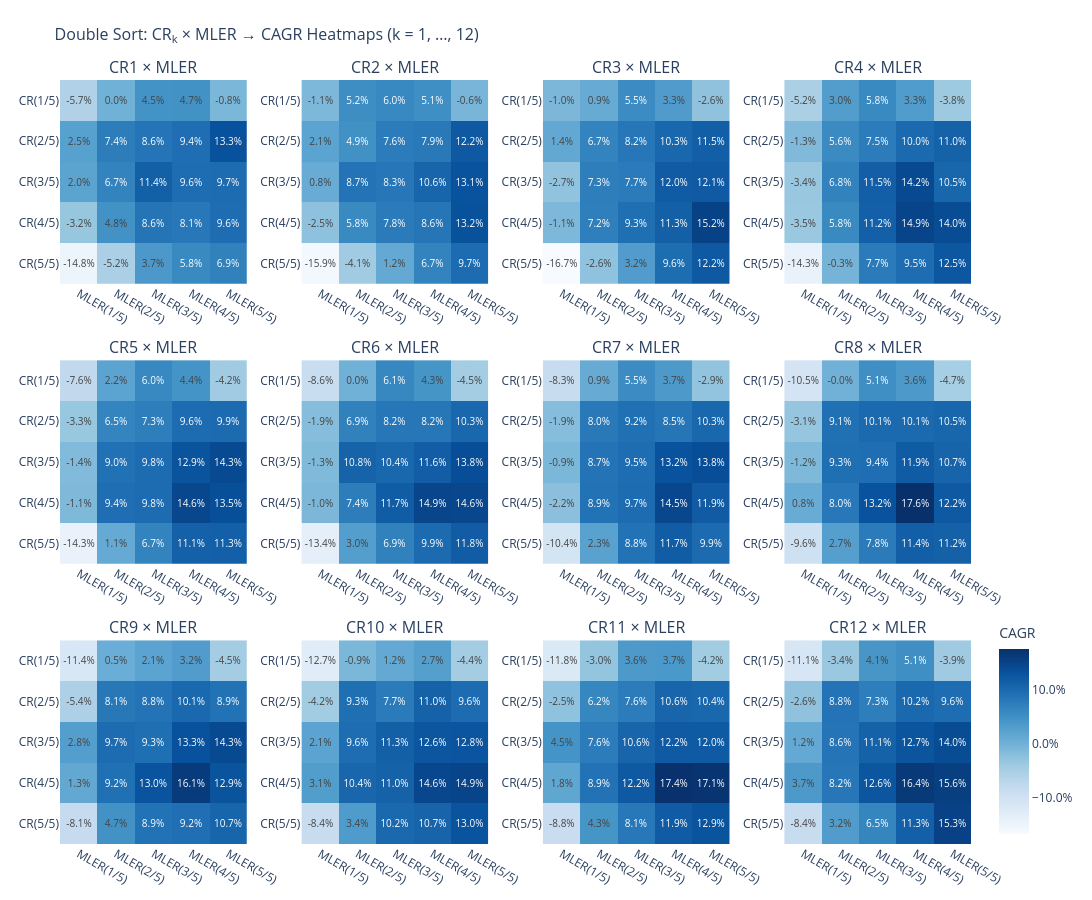

The notebook cell saved with this chart:
### Code cell
# ============================================================
# CR1~CR12 × MLER 이중 정렬 CAGR 히트맵 (3×4 그리드)
# ============================================================
from plotly.subplots import make_subplots
import plotly.graph_objects as go

N_BINS_CR   = 5   # CR 분위 수 (조절 가능)
N_BINS_MLER = 5   # MLER 분위 수 (조절 가능)

# ── 1) 12개 CAGR 행렬 계산 ──────────────────────────────────
cagr_matrices = {}
for k in range(1, 13):
    cagr_matrices[k] = double_sort_cagr(
        CR[k], mler, monthly_return, month_ends,
        n_bins_cr=N_BINS_CR, n_bins_mler=N_BINS_MLER,
        # 필터 / 비용 파라미터
        trading_value_60_df = trading_value_60,
        trading_threshold   = 0.1,
        daily_ret_df        = daily_ret,
        trading_value_df    = trading_value,
        Amihud_threshold    = 0.2,
        high_cost           = 0.008,
        low_cost            = 0.003,
        wins_threshold      = 0.01,
        weight_method       = 'Equal',
        market_cap_df       = market_cap
    )
    print(f"  CR{k:>2} × MLER 이중 정렬 완료")

# ── 2) 전체 공통 색상 범위 ───────────────────────────────────
all_vals  = np.concatenate([m.values.flatten() for m in cagr_matrices.values()])
all_vals  = all_vals[~np.isnan(all_vals)]
global_min, global_max = all_vals.min(), all_vals.max()

# ── 3) 3×4 서브플롯 히트맵 ──────────────────────────────────
fig = make_subplots(
    rows=3, cols=4,
    subplot_titles=[f"CR{k} × MLER" for k in range(1, 13)],
    horizontal_spacing=0.06,
    vertical_spacing=0.10
)

for k in range(1, 13):
    matrix = cagr_matrices[k]
    row = (k - 1) // 4 + 1
    col = (k - 1) % 4 + 1

    # 텍스트 생성 (퍼센트 표시)
    text_vals = [[f"{v:.1%}" if not np.isnan(v) else "" for v in r]
                 for r in matrix.values]

    fig.add_trace(
        go.Heatmap(
            z=matrix.values,
            x=matrix.columns.tolist(),
            y=matrix.index.tolist(),
            colorscale="Blues",
            zmin=global_min,
            zmax=global_max,
            text=text_vals,
            texttemplate="%{text}",
            textfont=dict(size=10),
            showscale=(k == 12),
            colorbar=dict(
                title="CAGR",
                tickformat=".1%",
                len=0.3, y=0.15
            ) if k == 12 else None,
        ),
        row=row, col=col
    )

fig.update_layout(
    title=dict(
        text="Double Sort: CR<sub>k</sub> × MLER → CAGR Heatmaps (k = 1, …, 12)",
        font=dict(size=16)
    ),
    height=900,
    width=1200,
    template="plotly_white",
    margin=dict(l=60, r=60, t=80, b=40)
)

# y축을 아래→위로 (CR 작은 값이 하단)
fig.update_yaxes(autorange="reversed")

fig.show()
print(f"\n분위 설정: CR {N_BINS_CR}분위 × MLER {N_BINS_MLER}분위")

### Figure 1 — Plotly figure (JSON) as saved in the notebook; plotly's stock layout.template omitted (floating-point values rounded to 4 significant figures)
{"data": [{"colorscale": [[0, "rgb(247,251,255)"], [0.125, "rgb(222,235,247)"], [0.25, "rgb(198,219,239)"], [0.375, "rgb(158,202,225)"], [0.5, "rgb(107,174,214)"], [0.625, "rgb(66,146,198)"], [0.75, "rgb(33,113,181)"], [0.875, "rgb(8,81,156)"], [1, "rgb(8,48,107)"]], "showscale": false, "text": [["-5.7%", "0.0%", "4.5%", "4.7%", "-0.8%"], ["2.5%", "7.4%", "8.6%", "9.4%", "13.3%"], ["2.0%", "6.7%", "11.4%", "9.6%", "9.7%"], ["-3.2%", "4.8%", "8.6%", "8.1%", "9.6%"], ["-14.8%", "-5.2%", "3.7%", "5.8%", "6.9%"]], "textfont": {"size": 10}, "texttemplate": "%{text}", "type": "heatmap", "x": ["MLER(1/5)", "MLER(2/5)", "MLER(3/5)", "MLER(4/5)", "MLER(5/5)"], "xaxis": "x", "y": ["CR(1/5)", "CR(2/5)", "CR(3/5)", "CR(4/5)", "CR(5/5)"], "yaxis": "y", "z": [[-0.05708, 0.000231, 0.0455, 0.047, -0.008424], [0.02496, 0.07434, 0.08571, 0.09377, 0.1329], [0.01988, 0.06744, 0.1136, 0.09568, 0.09661], [-0.03234, 0.04775, 0.08648, 0.08116, 0.09611], [-0.148, -0.0521, 0.03744, 0.05795, 0.06892]], "zmax": 0.1758, "zmin": -0.1666}, {"colorscale": [[0, "rgb(247,251,255)"], [0.125, "rgb(222,235,247)"], [0.25, "rgb(198,219,239)"], [0.375, "rgb(158,202,225)"], [0.5, "rgb(107,174,214)"], [0.625, "rgb(66,146,198)"], [0.75, "rgb(33,113,181)"], [0.875, "rgb(8,81,156)"], [1, "rgb(8,48,107)"]], "showscale": false, "text": [["-1.1%", "5.2%", "6.0%", "5.1%", "-0.6%"], ["2.1%", "4.9%", "7.6%", "7.9%", "12.2%"], ["0.8%", "8.7%", "8.3%", "10.6%", "13.1%"], ["-2.5%", "5.8%", "7.8%", "8.6%", "13.2%"], ["-15.9%", "-4.1%", "1.2%", "6.7%", "9.7%"]], "textfont": {"size": 10}, "texttemplate": "%{text}", "type": "heatmap", "x": ["MLER(1/5)", "MLER(2/5)", "MLER(3/5)", "MLER(4/5)", "MLER(5/5)"], "xaxis": "x2", "y": ["CR(1/5)", "CR(2/5)", "CR(3/5)", "CR(4/5)", "CR(5/5)"], "yaxis": "y2", "z": [[-0.01062, 0.05246, 0.06012, 0.05146, -0.006169], [0.02101, 0.04909, 0.07608, 0.07948, 0.1221], [0.007833, 0.08723, 0.08298, 0.1057, 0.1312], [-0.02492, 0.0579, 0.07778, 0.08561, 0.1321], [-0.1587, -0.04051, 0.01217, 0.06713, 0.09722]], "zmax": 0.1758, "zmin": -0.1666}, {"colorscale": [[0, "rgb(247,251,255)"], [0.125, "rgb(222,235,247)"], [0.25, "rgb(198,219,239)"], [0.375, "rgb(158,202,225)"], [0.5, "rgb(107,174,214)"], [0.625, "rgb(66,146,198)"], [0.75, "rgb(33,113,181)"], [0.875, "rgb(8,81,156)"], [1, "rgb(8,48,107)"]], "showscale": false, "text": [["-1.0%", "0.9%", "5.5%", "3.3%", "-2.6%"], ["1.4%", "6.7%", "8.2%", "10.3%", "11.5%"], ["-2.7%", "7.3%", "7.7%", "12.0%", "12.1%"], ["-1.1%", "7.2%", "9.3%", "11.3%", "15.2%"], ["-16.7%", "-2.6%", "3.2%", "9.6%", "12.2%"]], "textfont": {"size": 10}, "texttemplate": "%{text}", "type": "heatmap", "x": ["MLER(1/5)", "MLER(2/5)", "MLER(3/5)", "MLER(4/5)", "MLER(5/5)"], "xaxis": "x3", "y": ["CR(1/5)", "CR(2/5)", "CR(3/5)", "CR(4/5)", "CR(5/5)"], "yaxis": "y3", "z": [[-0.009685, 0.008838, 0.05475, 0.03291, -0.02607], [0.01357, 0.0671, 0.08183, 0.1032, 0.1148], [-0.02701, 0.07286, 0.07698, 0.1201, 0.1215], [-0.01071, 0.07235, 0.0931, 0.1134, 0.1519], [-0.1666, -0.02586, 0.03185, 0.09618, 0.1223]], "zmax": 0.1758, "zmin": -0.1666}, {"colorscale": [[0, "rgb(247,251,255)"], [0.125, "rgb(222,235,247)"], [0.25, "rgb(198,219,239)"], [0.375, "rgb(158,202,225)"], [0.5, "rgb(107,174,214)"], [0.625, "rgb(66,146,198)"], [0.75, "rgb(33,113,181)"], [0.875, "rgb(8,81,156)"], [1, "rgb(8,48,107)"]], "showscale": false, "text": [["-5.2%", "3.0%", "5.8%", "3.3%", "-3.8%"], ["-1.3%", "5.6%", "7.5%", "10.0%", "11.0%"], ["-3.4%", "6.8%", "11.5%", "14.2%", "10.5%"], ["-3.5%", "5.8%", "11.2%", "14.9%", "14.0%"], ["-14.3%", "-0.3%", "7.7%", "9.5%", "12.5%"]], "textfont": {"size": 10}, "texttemplate": "%{text}", "type": "heatmap", "x": ["MLER(1/5)", "MLER(2/5)", "MLER(3/5)", "MLER(4/5)", "MLER(5/5)"], "xaxis": "x4", "y": ["CR(1/5)", "CR(2/5)", "CR(3/5)", "CR(4/5)", "CR(5/5)"], "yaxis": "y4", "z": [[-0.05195, 0.03027, 0.058, 0.03264, -0.03809], [-0.01286, 0.05642, 0.07548, 0.09993, 0.1102], [-0.03399, 0.06798, 0.1149, 0.1418, 0.1051], [-0.03494, 0.05813, 0.1123, 0.1493, 0.1397], [-0.1426, -0.00349, 0.0773, 0.09529, 0.1249]], "zmax": 0.1758, "zmin": -0.1666}, {"colorscale": [[0, "rgb(247,251,255)"], [0.125, "rgb(222,235,247)"], [0.25, "rgb(198,219,239)"], [0.375, "rgb(158,202,225)"], [0.5, "rgb(107,174,214)"], [0.625, "rgb(66,146,198)"], [0.75, "rgb(33,113,181)"], [0.875, "rgb(8,81,156)"], [1, "rgb(8,48,107)"]], "showscale": false, "text": [["-7.6%", "2.2%", "6.0%", "4.4%", "-4.2%"], ["-3.3%", "6.5%", "7.3%", "9.6%", "9.9%"], ["-1.4%", "9.0%", "9.8%", "12.9%", "14.3%"], ["-1.1%", "9.4%", "9.8%", "14.6%", "13.5%"], ["-14.3%", "1.1%", "6.7%", "11.1%", "11.3%"]], "textfont": {"size": 10}, "texttemplate": "%{text}", "type": "heatmap", "x": ["MLER(1/5)", "MLER(2/5)", "MLER(3/5)", "MLER(4/5)", "MLER(5/5)"], "xaxis": "x5", "y": ["CR(1/5)", "CR(2/5)", "CR(3/5)", "CR(4/5)", "CR(5/5)"], "yaxis": "y5", "z": [[-0.07623, 0.02153, 0.05971, 0.04429, -0.04172], [-0.03337, 0.06544, 0.07296, 0.09621, 0.09885], [-0.01395, 0.08978, 0.09754, 0.1291, 0.1427], [-0.01149, 0.09393, 0.09763, 0.1458, 0.135], [-0.1427, 0.01123, 0.06737, 0.1109, 0.1129]], "zmax": 0.1758, "zmin": -0.1666}, {"colorscale": [[0, "rgb(247,251,255)"], [0.125, "rgb(222,235,247)"], [0.25, "rgb(198,219,239)"], [0.375, "rgb(158,202,225)"], [0.5, "rgb(107,174,214)"], [0.625, "rgb(66,146,198)"], [0.75, "rgb(33,113,181)"], [0.875, "rgb(8,81,156)"], [1, "rgb(8,48,107)"]], "showscale": false, "text": [["-8.6%", "0.0%", "6.1%", "4.3%", "-4.5%"], ["-1.9%", "6.9%", "8.2%", "8.2%", "10.3%"], ["-1.3%", "10.8%", "10.4%", "11.6%", "13.8%"], ["-1.0%", "7.4%", "11.7%", "14.9%", "14.6%"], ["-13.4%", "3.0%", "6.9%", "9.9%", "11.8%"]], "textfont": {"size": 10}, "texttemplate": "%{text}", "type": "heatmap", "x": ["MLER(1/5)", "MLER(2/5)", "MLER(3/5)", "MLER(4/5)", "MLER(5/5)"], "xaxis": "x6", "y": ["CR(1/5)", "CR(2/5)", "CR(3/5)", "CR(4/5)", "CR(5/5)"], "yaxis": "y6", "z": [[-0.08607, 0.0001747, 0.06148, 0.04348, -0.04472], [-0.01901, 0.06898, 0.08219, 0.08193, 0.103], [-0.01327, 0.1084, 0.1039, 0.1164, 0.1377], [-0.009877, 0.07413, 0.1171, 0.149, 0.1462], [-0.1336, 0.02977, 0.06914, 0.09944, 0.118]], "zmax": 0.1758, "zmin": -0.1666}, {"colorscale": [[0, "rgb(247,251,255)"], [0.125, "rgb(222,235,247)"], [0.25, "rgb(198,219,239)"], [0.375, "rgb(158,202,225)"], [0.5, "rgb(107,174,214)"], [0.625, "rgb(66,146,198)"], [0.75, "rgb(33,113,181)"], [0.875, "rgb(8,81,156)"], [1, "rgb(8,48,107)"]], "showscale": false, "text": [["-8.3%", "0.9%", "5.5%", "3.7%", "-2.9%"], ["-1.9%", "8.0%", "9.2%", "8.5%", "10.3%"], ["-0.9%", "8.7%", "9.5%", "13.2%", "13.8%"], ["-2.2%", "8.9%", "9.7%", "14.5%", "11.9%"], ["-10.4%", "2.3%", "8.8%", "11.7%", "9.9%"]], "textfont": {"size": 10}, "texttemplate": "%{text}", "type": "heatmap", "x": ["MLER(1/5)", "MLER(2/5)", "MLER(3/5)", "MLER(4/5)", "MLER(5/5)"], "xaxis": "x7", "y": ["CR(1/5)", "CR(2/5)", "CR(3/5)", "CR(4/5)", "CR(5/5)"], "yaxis": "y7", "z": [[-0.08348, 0.008508, 0.05468, 0.03666, -0.02919], [-0.01864, 0.08041, 0.09176, 0.08458, 0.1032], [-0.008559, 0.08705, 0.09498, 0.1321, 0.1375], [-0.02204, 0.08879, 0.09713, 0.1454, 0.1191], [-0.1038, 0.02349, 0.08845, 0.1169, 0.09903]], "zmax": 0.1758, "zmin": -0.1666}, {"colorscale": [[0, "rgb(247,251,255)"], [0.125, "rgb(222,235,247)"], [0.25, "rgb(198,219,239)"], [0.375, "rgb(158,202,225)"], [0.5, "rgb(107,174,214)"], [0.625, "rgb(66,146,198)"], [0.75, "rgb(33,113,181)"], [0.875, "rgb(8,81,156)"], [1, "rgb(8,48,107)"]], "showscale": false, "text": [["-10.5%", "-0.0%", "5.1%", "3.6%", "-4.7%"], ["-3.1%", "9.1%", "10.1%", "10.1%", "10.5%"], ["-1.2%", "9.3%", "9.4%", "11.9%", "10.7%"], ["0.8%", "8.0%", "13.2%", "17.6%", "12.2%"], ["-9.6%", "2.7%", "7.8%", "11.4%", "11.2%"]], "textfont": {"size": 10}, "texttemplate": "%{text}", "type": "heatmap", "x": ["MLER(1/5)", "MLER(2/5)", "MLER(3/5)", "MLER(4/5)", "MLER(5/5)"], "xaxis": "x8", "y": ["CR(1/5)", "CR(2/5)", "CR(3/5)", "CR(4/5)", "CR(5/5)"], "yaxis": "y8", "z": [[-0.1051, -9.569e-05, 0.05117, 0.03589, -0.04709], [-0.03062, 0.09135, 0.1009, 0.1012, 0.1052], [-0.01245, 0.0932, 0.09399, 0.1188, 0.1069], [0.00757, 0.08048, 0.1318, 0.1758, 0.1218], [-0.09609, 0.02723, 0.07783, 0.1145, 0.1117]], "zmax": 0.1758, "zmin": -0.1666}, {"colorscale": [[0, "rgb(247,251,255)"], [0.125, "rgb(222,235,247)"], [0.25, "rgb(198,219,239)"], [0.375, "rgb(158,202,225)"], [0.5, "rgb(107,174,214)"], [0.625, "rgb(66,146,198)"], [0.75, "rgb(33,113,181)"], [0.875, "rgb(8,81,156)"], [1, "rgb(8,48,107)"]], "showscale": false, "text": [["-11.4%", "0.5%", "2.1%", "3.2%", "-4.5%"], ["-5.4%", "8.1%", "8.8%", "10.1%", "8.9%"], ["2.8%", "9.7%", "9.3%", "13.3%", "14.3%"], ["1.3%", "9.2%", "13.0%", "16.1%", "12.9%"], ["-8.1%", "4.7%", "8.9%", "9.2%", "10.7%"]], "textfont": {"size": 10}, "texttemplate": "%{text}", "type": "heatmap", "x": ["MLER(1/5)", "MLER(2/5)", "MLER(3/5)", "MLER(4/5)", "MLER(5/5)"], "xaxis": "x9", "y": ["CR(1/5)", "CR(2/5)", "CR(3/5)", "CR(4/5)", "CR(5/5)"], "yaxis": "y9", "z": [[-0.1136, 0.005465, 0.02145, 0.03172, -0.04462], [-0.05417, 0.08149, 0.08793, 0.1014, 0.0889], [0.02834, 0.09671, 0.09276, 0.1326, 0.1427], [0.01301, 0.0915, 0.1304, 0.1609, 0.1288], [-0.08059, 0.04682, 0.08859, 0.09231, 0.1066]], "zmax": 0.1758, "zmin": -0.1666}, {"colorscale": [[0, "rgb(247,251,255)"], [0.125, "rgb(222,235,247)"], [0.25, "rgb(198,219,239)"], [0.375, "rgb(158,202,225)"], [0.5, "rgb(107,174,214)"], [0.625, "rgb(66,146,198)"], [0.75, "rgb(33,113,181)"], [0.875, "rgb(8,81,156)"], [1, "rgb(8,48,107)"]], "showscale": false, "text": [["-12.7%", "-0.9%", "1.2%", "2.7%", "-4.4%"], ["-4.2%", "9.3%", "7.7%", "11.0%", "9.6%"], ["2.1%", "9.6%", "11.3%", "12.6%", "12.8%"], ["3.1%", "10.4%", "11.0%", "14.6%", "14.9%"], ["-8.4%", "3.4%", "10.2%", "10.7%", "13.0%"]], "textfont": {"size": 10}, "texttemplate": "%{text}", "type": "heatmap", "x": ["MLER(1/5)", "MLER(2/5)", "MLER(3/5)", "MLER(4/5)", "MLER(5/5)"], "xaxis": "x10", "y": ["CR(1/5)", "CR(2/5)", "CR(3/5)", "CR(4/5)", "CR(5/5)"], "yaxis": "y10", "z": [[-0.1268, -0.008792, 0.01177, 0.02744, -0.04415], [-0.04243, 0.09292, 0.07702, 0.1102, 0.09626], [0.02097, 0.0957, 0.1135, 0.1256, 0.1283], [0.03123, 0.1042, 0.1099, 0.1464, 0.1495], [-0.0844, 0.03356, 0.1018, 0.1074, 0.13]], "zmax": 0.1758, "zmin": -0.1666}, {"colorscale": [[0, "rgb(247,251,255)"], [0.125, "rgb(222,235,247)"], [0.25, "rgb(198,219,239)"], [0.375, "rgb(158,202,225)"], [0.5, "rgb(107,174,214)"], [0.625, "rgb(66,146,198)"], [0.75, "rgb(33,113,181)"], [0.875, "rgb(8,81,156)"], [1, "rgb(8,48,107)"]], "showscale": false, "text": [["-11.8%", "-3.0%", "3.6%", "3.7%", "-4.2%"], ["-2.5%", "6.2%", "7.6%", "10.6%", "10.4%"], ["4.5%", "7.6%", "10.6%", "12.2%", "12.0%"], ["1.8%", "8.9%", "12.2%", "17.4%", "17.1%"], ["-8.8%", "4.3%", "8.1%", "11.9%", "12.9%"]], "textfont": {"size": 10}, "texttemplate": "%{text}", "type": "heatmap", "x": ["MLER(1/5)", "MLER(2/5)", "MLER(3/5)", "MLER(4/5)", "MLER(5/5)"], "xaxis": "x11", "y": ["CR(1/5)", "CR(2/5)", "CR(3/5)", "CR(4/5)", "CR(5/5)"], "yaxis": "y11", "z": [[-0.1175, -0.03023, 0.03628, 0.03747, -0.04229], [-0.02524, 0.06239, 0.07605, 0.1058, 0.1038], [0.04496, 0.07627, 0.1057, 0.1215, 0.1202], [0.01753, 0.0891, 0.1225, 0.1741, 0.1706], [-0.08765, 0.04339, 0.0806, 0.1192, 0.1293]], "zmax": 0.1758, "zmin": -0.1666}, {"colorbar": {"len": 0.3, "tickformat": ".1%", "title": {"text": "CAGR"}, "y": 0.15}, "colorscale": [[0, "rgb(247,251,255)"], [0.125, "rgb(222,235,247)"], [0.25, "rgb(198,219,239)"], [0.375, "rgb(158,202,225)"], [0.5, "rgb(107,174,214)"], [0.625, "rgb(66,146,198)"], [0.75, "rgb(33,113,181)"], [0.875, "rgb(8,81,156)"], [1, "rgb(8,48,107)"]], "showscale": true, "text": [["-11.1%", "-3.4%", "4.1%", "5.1%", "-3.9%"], ["-2.6%", "8.8%", "7.3%", "10.2%", "9.6%"], ["1.2%", "8.6%", "11.1%", "12.7%", "14.0%"], ["3.7%", "8.2%", "12.6%", "16.4%", "15.6%"], ["-8.4%", "3.2%", "6.5%", "11.3%", "15.3%"]], "textfont": {"size": 10}, "texttemplate": "%{text}", "type": "heatmap", "x": ["MLER(1/5)", "MLER(2/5)", "MLER(3/5)", "MLER(4/5)", "MLER(5/5)"], "xaxis": "x12", "y": ["CR(1/5)", "CR(2/5)", "CR(3/5)", "CR(4/5)", "CR(5/5)"], "yaxis": "y12", "z": [[-0.1113, -0.03445, 0.04149, 0.05075, -0.03908], [-0.02624, 0.08798, 0.07346, 0.1017, 0.09584], [0.01198, 0.08627, 0.1107, 0.1274, 0.1398], [0.03721, 0.08215, 0.1257, 0.1644, 0.1562], [-0.08444, 0.03198, 0.06451, 0.1127, 0.1534]], "zmax": 0.1758, "zmin": -0.1666}], "layout": {"annotations": [{"font": {"size": 16}, "showarrow": false, "text": "CR1 × MLER", "x": 0.1025, "xanchor": "center", "xref": "paper", "y": 1, "yanchor": "bottom", "yref": "paper"}, {"font": {"size": 16}, "showarrow": false, "text": "CR2 × MLER", "x": 0.3675, "xanchor": "center", "xref": "paper", "y": 1, "yanchor": "bottom", "yref": "paper"}, {"font": {"size": 16}, "showarrow": false, "text": "CR3 × MLER", "x": 0.6325, "xanchor": "center", "xref": "paper", "y": 1, "yanchor": "bottom", "yref": "paper"}, {"font": {"size": 16}, "showarrow": false, "text": "CR4 × MLER", "x": 0.8975, "xanchor": "center", "xref": "paper", "y": 1, "yanchor": "bottom", "yref": "paper"}, {"font": {"size": 16}, "showarrow": false, "text": "CR5 × MLER", "x": 0.1025, "xanchor": "center", "xref": "paper", "y": 0.6333, "yanchor": "bottom", "yref": "paper"}, {"font": {"size": 16}, "showarrow": false, "text": "CR6 × MLER", "x": 0.3675, "xanchor": "center", "xref": "paper", "y": 0.6333, "yanchor": "bottom", "yref": "paper"}, {"font": {"size": 16}, "showarrow": false, "text": "CR7 × MLER", "x": 0.6325, "xanchor": "center", "xref": "paper", "y": 0.6333, "yanchor": "bottom", "yref": "paper"}, {"font": {"size": 16}, "showarrow": false, "text": "CR8 × MLER", "x": 0.8975, "xanchor": "center", "xref": "paper", "y": 0.6333, "yanchor": "bottom", "yref": "paper"}, {"font": {"size": 16}, "showarrow": false, "text": "CR9 × MLER", "x": 0.1025, "xanchor": "center", "xref": "paper", "y": 0.2667, "yanchor": "bottom", "yref": "paper"}, {"font": {"size": 16}, "showarrow": false, "text": "CR10 × MLER", "x": 0.3675, "xanchor": "center", "xref": "paper", "y": 0.2667, "yanchor": "bottom", "yref": "paper"}, {"font": {"size": 16}, "showarrow": false, "text": "CR11 × MLER", "x": 0.6325, "xanchor": "center", "xref": "paper", "y": 0.2667, "yanchor": "bottom", "yref": "paper"}, {"font": {"size": 16}, "showarrow": false, "text": "CR12 × MLER", "x": 0.8975, "xanchor": "center", "xref": "paper", "y": 0.2667, "yanchor": "bottom", "yref": "paper"}], "height": 900, "margin": {"b": 40, "l": 60, "r": 60, "t": 80}, "title": {"font": {"size": 16}, "text": "Double Sort: CR<sub>k</sub> × MLER → CAGR Heatmaps (k = 1, …, 12)"}, "width": 1200, "xaxis": {"anchor": "y", "domain": [0, 0.205]}, "xaxis10": {"anchor": "y10", "domain": [0.265, 0.47]}, "xaxis11": {"anchor": "y11", "domain": [0.53, 0.735]}, "xaxis12": {"anchor": "y12", "domain": [0.795, 1]}, "xaxis2": {"anchor": "y2", "domain": [0.265, 0.47]}, "xaxis3": {"anchor": "y3", "domain": [0.53, 0.735]}, "xaxis4": {"anchor": "y4", "domain": [0.795, 1]}, "xaxis5": {"anchor": "y5", "domain": [0, 0.205]}, "xaxis6": {"anchor": "y6", "domain": [0.265, 0.47]}, "xaxis7": {"anchor": "y7", "domain": [0.53, 0.735]}, "xaxis8": {"anchor": "y8", "domain": [0.795, 1]}, "xaxis9": {"anchor": "y9", "domain": [0, 0.205]}, "yaxis": {"anchor": "x", "autorange": "reversed", "domain": [0.7333, 1]}, "yaxis10": {"anchor": "x10", "autorange": "reversed", "domain": [0, 0.2667]}, "yaxis11": {"anchor": "x11", "autorange": "reversed", "domain": [0, 0.2667]}, "yaxis12": {"anchor": "x12", "autorange": "reversed", "domain": [0, 0.2667]}, "yaxis2": {"anchor": "x2", "autorange": "reversed", "domain": [0.7333, 1]}, "yaxis3": {"anchor": "x3", "autorange": "reversed", "domain": [0.7333, 1]}, "yaxis4": {"anchor": "x4", "autorange": "reversed", "domain": [0.7333, 1]}, "yaxis5": {"anchor": "x5", "autorange": "reversed", "domain": [0.3667, 0.6333]}, "yaxis6": {"anchor": "x6", "autorange": "reversed", "domain": [0.3667, 0.6333]}, "yaxis7": {"anchor": "x7", "autorange": "reversed", "domain": [0.3667, 0.6333]}, "yaxis8": {"anchor": "x8", "autorange": "reversed", "domain": [0.3667, 0.6333]}, "yaxis9": {"anchor": "x9", "autorange": "reversed", "domain": [0, 0.2667]}}}
